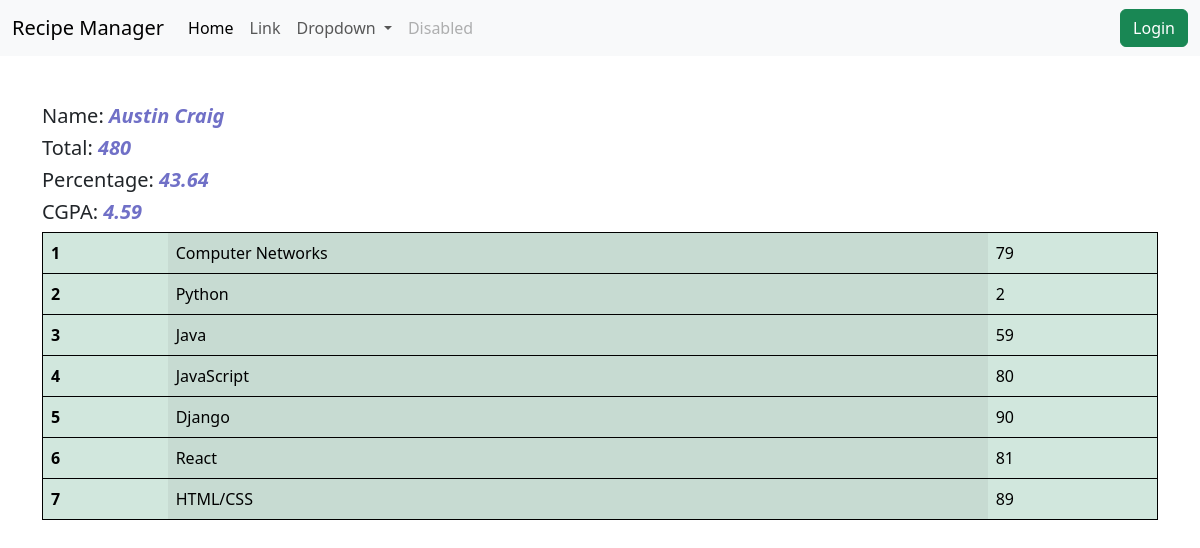
The page /see_marks/Stu_00111 on the database its author committed.
### veggie/models.py (models this page shows, shortened)
class Student(models.Model):
    department = models.ForeignKey(Department, related_name="depart",on_delete=models.CASCADE)
    student_id = models.OneToOneField(StudentID, related_name="studentid",on_delete=models.CASCADE)
    student_name = models.CharField(max_length=100)
    student_email = models.EmailField (unique=True)
    student_age = models.IntegerField(default=18)
    student_address = models.TextField()
    is_deleted = models.BooleanField(default=False)
    objects = StudentsManager()
    admin_objects = models.Manager()
    class Meta:
        ordering = ['student_name']
        verbose_name = "student"

class  SubjectMark(models.Model):
    student = models.ForeignKey(Student, related_name='studentmarks', on_delete=models.CASCADE)
    subject = models.ForeignKey(Subject, on_delete=models.CASCADE)
    marks = models.IntegerField()
    class Meta:
        unique_together = ['student', 'subject']
        ordering = ['student']

class Subject(models.Model):
    subject_name = models.CharField(max_length=100)
    def __str__(self):
        return self.subject_name

### veggie/views.py (the view)
# urls.py: path('see_marks/<student_id>', see_marks, name="see_marks"),
def see_marks(request, student_id):
    student = SubjectMark.objects.filter(student__student_id__student_id = student_id)
    student_name = Student.objects.get(student_id__student_id=student_id)
    total_marks = student.aggregate(total_marks = Sum('marks'))
    percentage = round((total_marks['total_marks']/1100) * 100, 2)
    cgpa = round(percentage/9.5, 2)
    context ={
        "student" : student,
        "total_marks" : total_marks,
        "student_name" : student_name,
        "percentage"   : percentage,
        "cgpa" : cgpa,
    }
    return render(request,'report/see_marks.html', context)

### veggie/models.py (called while the page is built)
    def get_queryset(self):
        return super().get_queryset().filter(is_deleted=False)

### veggie/templates/report/see_marks.html
{% extends 'base.html' %}
{% block body %}
<div class="container mt-5">
    <table class="table table-success table-striped-columns">
        <h5>Name: <strong><em style="color: rgb(112, 112, 199);">{{student_name.student_name}}</em></strong></h5>
        <h5>Total: <strong><em style="color: rgb(112, 112, 199);">{{total_marks.total_marks}}</em></strong></h5>
        <h5>Percentage: <strong><em style="color: rgb(112, 112, 199);">{{percentage}}</em></strong></h5>
        <h5>CGPA: <strong><em style="color: rgb(112, 112, 199);">{{cgpa}}</em></strong></h5>
        <tbody>
        {% for studprop in student %}
          <tr>
            <th scope="row">{{forloop.counter}}</th>
            <td>{{studprop.subject}}</td>
            <td>{{studprop.marks}}</td>
          </tr>
        {% endfor %}
        </tbody>
      </table>
</div>
{% endblock %}

### home/templates/base.html (style rules this page uses)
.table { border: 1px solid black; }

### rows shown on the page
Student: student_name "Austin Craig"
SubjectMark: subject "Computer Networks", marks "79"
SubjectMark: subject "Python", marks "2"
SubjectMark: subject "Java", marks "59"
SubjectMark: subject "JavaScript", marks "80"
SubjectMark: subject "Django", marks "90"
SubjectMark: subject "React", marks "81"
SubjectMark: subject "HTML/CSS", marks "89"

### other values the page prints
{{ total_marks.total_marks }} "480"
{{ percentage }} "43.64"
{{ cgpa }} "4.59"
